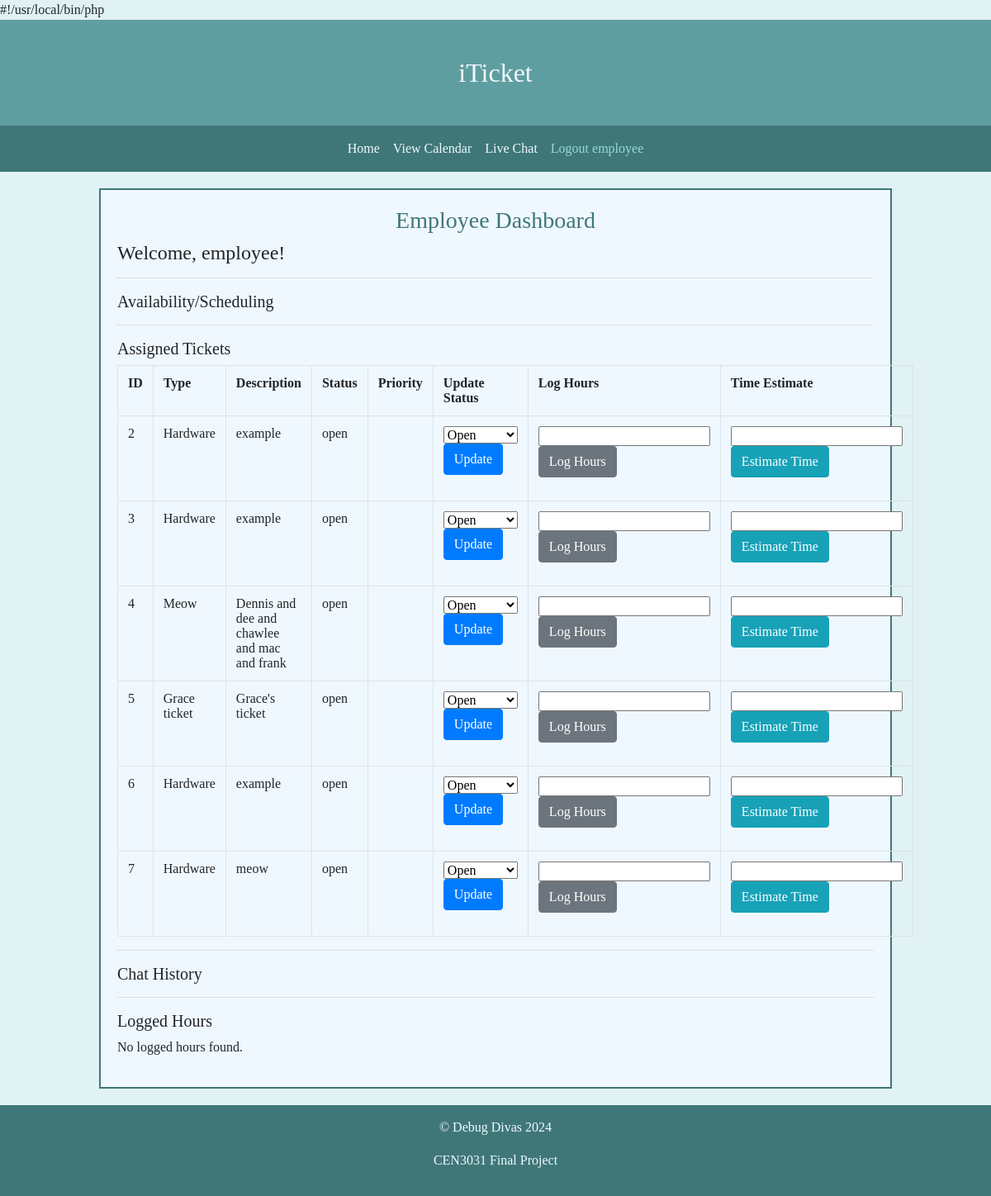
The page /employee_dash.php (signed in) on the database its author committed.
### tables this page shows
CREATE TABLE `users` (
  `id` int(11) NOT NULL,
  `username` varchar(128) NOT NULL,
  `email` varchar(255) NOT NULL,
  `password_hash` varchar(255) NOT NULL,
  `usertype` varchar(50) NOT NULL,
  `hours` int(55) NOT NULL DEFAULT 0
);

CREATE TABLE `tickets` (
  `id` int(11) NOT NULL,
  `type` varchar(255) NOT NULL,
  `description` text NOT NULL,
  `user` varchar(255) NOT NULL,
  `date` date NOT NULL DEFAULT current_timestamp(),
  `status` varchar(55) NOT NULL DEFAULT 'open',
  `employeeid` varchar(128) NOT NULL,
  `time_estimate` int(128) NOT NULL DEFAULT 0,
  `logged_hours` int(128) NOT NULL DEFAULT 0
);

### employee_dash.php (the view, shortened to what this page needs)
<?php
$host = "127.0.0.1";
$user = "root";
$password = "";
$db = "login_it";
$data = mysqli_connect($host, $user, $password, $db);
$username = $_SESSION["username"];
$user_query = "SELECT * FROM users WHERE username = '$username'";
$user_result = $data->query($user_query);
$user = $user_result->fetch_assoc();
$assigned_tickets_query = "SELECT * FROM tickets WHERE employeeid = '$username'";
$assigned_tickets_result = $data->query($assigned_tickets_query);
$logged_hours_query = "SELECT * FROM tickets WHERE user = '$username'";
$logged_hours_result = $data->query($logged_hours_query);
?>
<!DOCTYPE html>
<html lang="en">
<head>
    <link rel="stylesheet" href="https://cdn.jsdelivr.net/npm/bootstrap@4.6.2/dist/css/bootstrap.min.css">
    <link rel="stylesheet" href="https://cdn.jsdelivr.net/npm/fullcalendar@5.11.3/main.min.css">
</head>
<body style="font-family: K2D; background-color: #e0f2f3">
<div class="jumbotron jumbotron-fluid text-center" style="margin-bottom:0; padding: 40px; background-color: cadetblue; color: aliceblue">
    <a style="text-decoration: none; color: aliceblue; font-size: xx-large" href="employee_dash.php">iTicket</a>
</div>
<nav class="navbar navbar-expand-sm justify-content-center" style=" background-color: #3f7778; color: #f0f8ff">
    <ul class="navbar-nav">
        <li class="nav-item" ><a class="nav-link" href="employeeHome.php" style="color: aliceblue; ">Home</a></li>
        <li class="nav-item" ><a class="nav-link" href="calendar.php" style="color: aliceblue; ">View Calendar</a></li>
        <li class="nav-item" ><a class="nav-link" href="e_livechat.php" style="color: aliceblue; ">Live Chat</a></li>
        <li class="nav-item" ><a class="nav-link" href="logout.php" style="color: #98d8da; ">Logout <?php echo $_SESSION['username'] ?></a></li>
    </ul>
</nav>
<div class="section">
    <h3 style="text-align: center; color: #3f7778">Employee Dashboard</h3>
    <h4>Welcome, <?php echo $user['username']; ?>!</h4>
    <hr>
    <h5>Availability/Scheduling</h5>
    <hr>
    <h5>Assigned Tickets</h5>
    <?php
    if ($assigned_tickets_result->num_rows > 0) {
        echo "<table class='table table-bordered'><tr><th>ID</th><th>Type</th><th>Description</th><th>Status</th><th>Priority</th><th>Update Status</th><th>Log Hours</th><th>Time Estimate</th></tr>";
        while ($row = $assigned_tickets_result->fetch_assoc()) {
            echo "<tr><td>" . $row["id"] . "</td><td>" . $row["type"] . "</td><td>" . $row["description"] . "</td><td>" . $row["status"] . "</td><td>" . $row["priority"] . "</td>
            <td>
                <form method='POST' action=''>
                    <input type='hidden' name='ticket_id' value='" . $row["id"] . "'>
                    <select name='status'>
                        <option value='open'" . ($row["status"] === 'open' ? ' selected' : '') . ">Open</option>
                        <option value='in-process'" . ($row["status"] === 'in-process' ? ' selected' : '') . ">In-Process</option>
                        <option value='on-hold'" . ($row["status"] === 'on-hold' ? ' selected' : '') . ">On-Hold</option>
                        <option value='closed'" . ($row["status"] === 'closed' ? ' selected' : '') . ">Resolved</option>
                    </select>
                    <button type='submit' name='update_ticket' class='btn btn-primary'>Update</button>
                </form>
            </td>
            <td>
                <form method='POST' action=''>
                    <input type='hidden' name='ticket_id' value='" . $row["id"] . "'>
                    <input type='number' name='hours' step='0.1' min='0' required>
                    <button type='submit' name='log_hours' class='btn btn-secondary'>Log Hours</button>
                </form>
            </td>
            <td>
                <form method='POST' action=''>
                    <input type='hidden' name='ticket_id' value='" . $row["id"] . "'>
                    <input type='number' name='estimated_hours' step='0.1' min='0' required value='" . $row["estimated_hours"] . "'>
                    <button type='submit' name='estimate_time' class='btn btn-info'>Estimate Time</button>
                </form>
            </td>
            </tr>";
        }
        echo "</table>";
    } else {
        echo "<p>No assigned tickets found.</p>";
    }
    ?>
    <hr>
    <h5>Chat History</h5>
    <hr>
    <h5>Logged Hours</h5>
    <?php
    if ($logged_hours_result->num_rows > 0) {
        echo "<table class='table table-bordered'><tr><th>Ticket ID</th><th>Hours</th><th>Date Logged</th></tr>";
        while ($row = $logged_hours_result->fetch_assoc()) {
            echo "<tr><td>" . $row["id"] . "</td><td>" . $row["logged_hours"] . "</td><td>" . $row["date"] . "</td></tr>";
        }
        echo "</table>";
    } else {
        echo "<p>No logged hours found.</p>";
    }
    ?>
</div>
<footer class="text-center" style="background-color: #3f7778; color: #F0F8FFFF; padding: 15px">
    <p>&copy Debug Divas 2024</p>
    <p>CEN3031 Final Project</p>
</footer>
</body>
</html>

### employee_dash.php (style rules this page uses)
.section { margin: 20px auto; width: 80%; background-color: aliceblue; border: 2px #3f7778 solid; padding: 20px; }

### rows shown on the page
users: username "employee"
tickets: id "2", type "Hardware", description "example", status "open", status "Open"
tickets: id "3", type "Hardware", description "example", status "open", status "Open"
tickets: id "4", type "Meow", description "Dennis and dee and chawlee and mac and frank", status "open", status "Open"
tickets: id "5", type "Grace ticket", description "Grace's ticket", status "open", status "Open"
tickets: id "6", type "Hardware", description "example", status "open", status "Open"
tickets: id "7", type "Hardware", description "meow", status "open", status "Open"

### other values the page prints
$_SESSION['username'] "employee"
